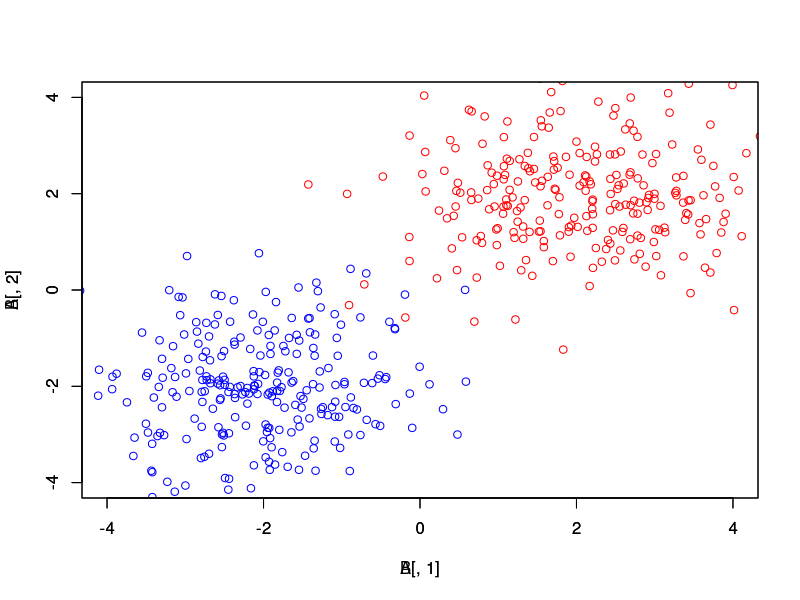

Reproduce this figure in R.
#Draws random multivariate normal samples from means with
#two different distrubtions.
#Plot them in different colors.

library(MASS)

#dist to use.
Sigma <- matrix(c(1,0,0,1),2,2) #same covariance matrix
A <- mvrnorm(250,c(2,2),Sigma)    # different means
B <- mvrnorm(250,c(-2,-2),Sigma)

plot(A[,1],A[,2],col="red",xlim=c(-4,4),ylim=c(-4,4)) #plot A red
par(new=T)   #put second plot on top
plot(B[,1],B[,2],col="blue",xlim=c(-4,4),ylim=c(-4,4))
